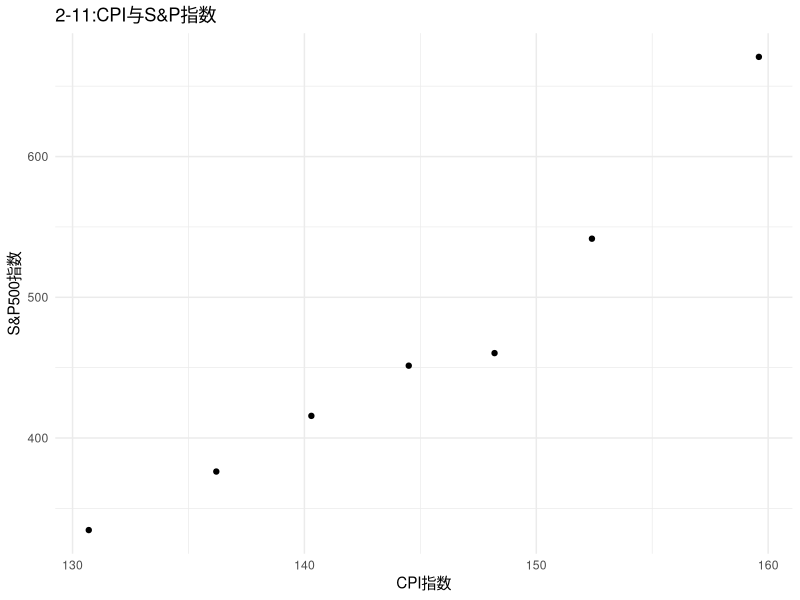
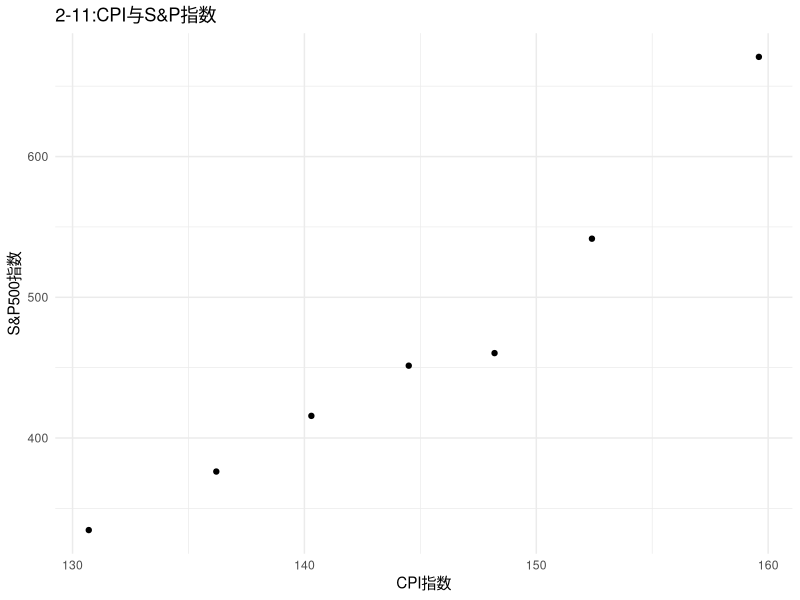

The R source for these figures, in order:
library(readxl)
library(ggplot2)
data <- read_excel("2data.xlsx", sheet = "11")

x <- data$CPI
y <- data$`S&P500指数`

plot <- ggplot(data, aes(x = `CPI`, y = `S&P500指数`)) +
    geom_point() +
    labs(
        title = "2-11:CPI与S&P指数",
        x = "CPI指数",
        y = "S&P500指数"
    ) +
    theme_minimal()
print(plot)
ggsave("./img/2-11.jpg", plot = plot, width = 8, height = 6, dpi = 300)

print(summary(lm(y ~ x), digits = digits, maxsum = maxsum))
